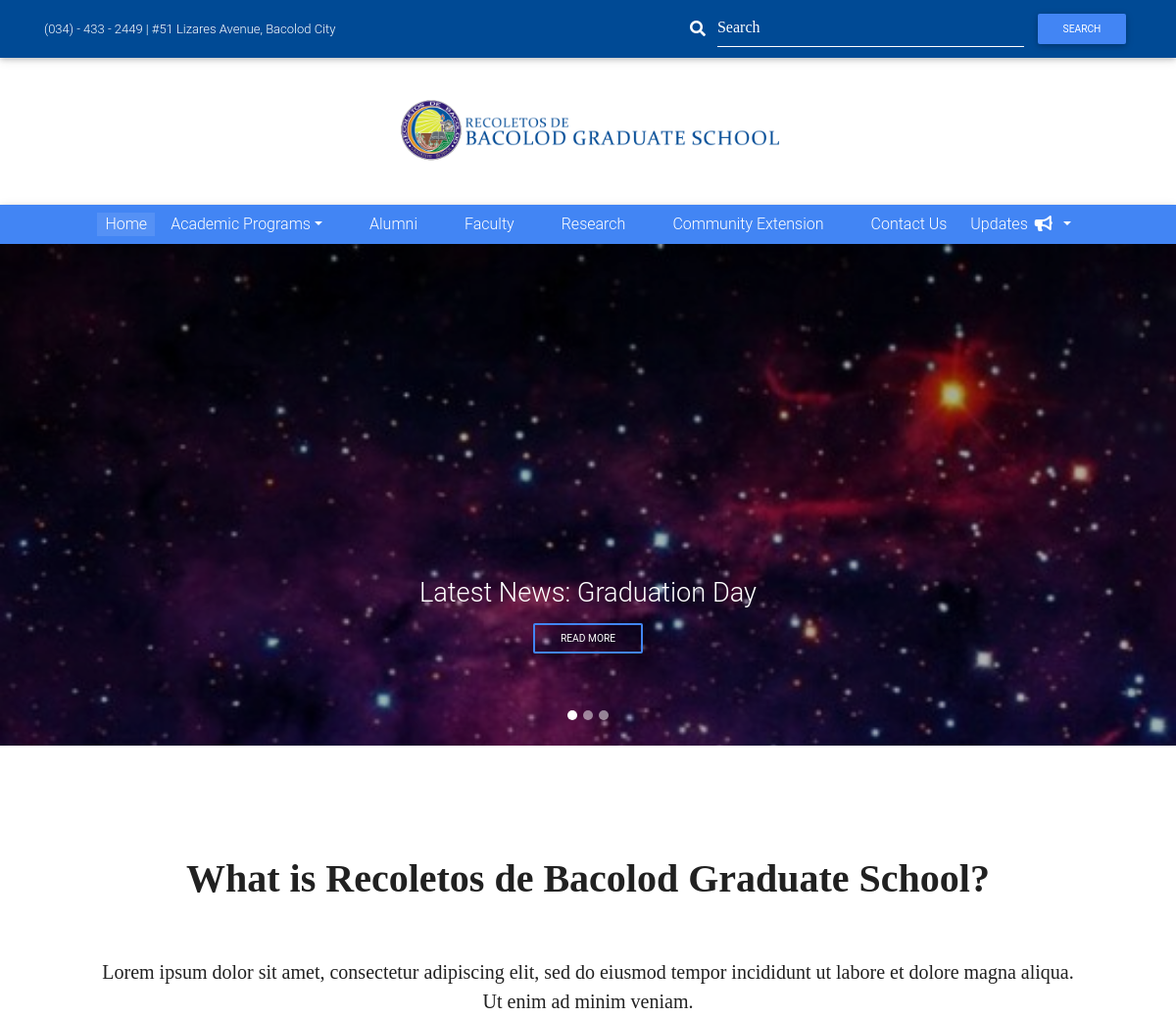
/ (upper part), run on an earlier commit of the app's database.
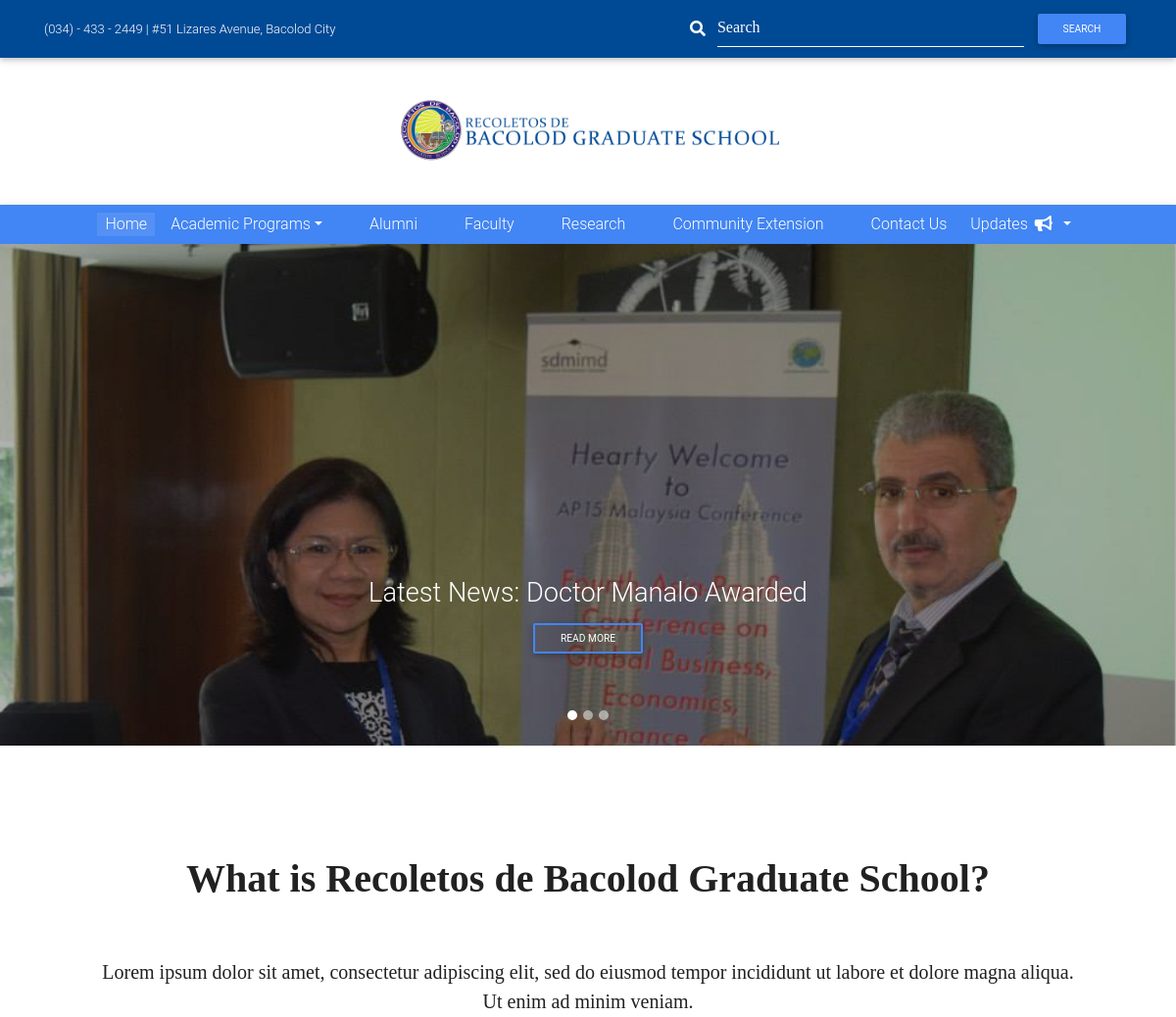
And on a later commit of the database.
### website/models.py (models this page shows, shortened)
class NewsPost(models.Model):
	title = models.CharField(null="", max_length=1000, help_text="Headline")
	contents = models.CharField(null="",max_length=10000, help_text="Full content")
	author = models.CharField(null="",max_length=1000, help_text="Author of the article")
	image = models.FileField(null=True, help_text="Headline Image of the article")
	date = models.DateField(null="")
	time = models.TimeField(null="", auto_now_add=True)

### website/views.py (the view)
# urls.py: url(r'^$', views.index, name='index'),
def index(request, template_name='website/index.html'):
	news = NewsPost.objects.all().order_by('date', 'time')[0]
	events = UpcomingEvent.objects.all().order_by('date', 'time')[0]
	outreach = OutreachPost.objects.all().order_by('date')[0]
	return render(request, template_name, {'news': news, 'events': events, 'outreach': outreach, 'index': "active"})

### website/templates/website/index.html (shortened to what this page needs)
{% extends 'website/base.html' %}
{% load static %}
{% block content %}
    <div id="carousel-example-2" class="carousel slide carousel-fade" data-ride="carousel">
        <ol class="carousel-indicators">
            <li data-target="#carousel-example-2" data-slide-to="0" class="active"></li>
            <li data-target="#carousel-example-2" data-slide-to="1"></li>
            <li data-target="#carousel-example-2" data-slide-to="2"></li>
        </ol>
        <div class="carousel-inner" role="listbox">
            <div class="carousel-item active">
                <div class="view">
                    <img class="d-block w-100" src="{{news.image.url}}" alt="First slide">
                    <div class="mask rgba-black-light"></div>
                </div>
                <div class="carousel-caption">
                    <h2 class="h3-responsive">Latest News: {{news.title}}</h2>
                    <p><a href="{% url 'news_item' news.id %}" class="btn btn-sm btn-outline-primary"><span class="text-white">Read More</span></a></p>
                </div>
            </div>
        </div>
        <a class="carousel-control-prev" href="#carousel-example-2" role="button" data-slide="prev">
            <span class="carousel-control-prev-icon" aria-hidden="true"></span>
        </a>
        <a class="carousel-control-next" href="#carousel-example-2" role="button" data-slide="next">
            <span class="carousel-control-next-icon" aria-hidden="true"></span>
        </a>
    </div>
    <span style="font-family: 'Calibri Light'; font-size: large" id="aboutrbgs">
        <div class="container">
            <section class="text-center text-dark">
                <h1 class="py-5 font-weight-bold ">What is Recoletos de Bacolod Graduate School?</h1>
                <p class="px-5 mb-5 pb-3 lead text-dark">Lorem ipsum dolor sit amet, consectetur adipiscing elit, sed do eiusmod tempor incididunt ut labore et dolore magna
                aliqua. Ut enim ad minim veniam.</p>
            </section>
        </div>
    </span>
{% endblock %}

What changed in the data, as far as the page shows it:
no longer on this page (row unchanged): NewsPost: image (picture), title "Graduation Day"
added NewsPost: image (picture), title "Doctor Manalo Awarded"
